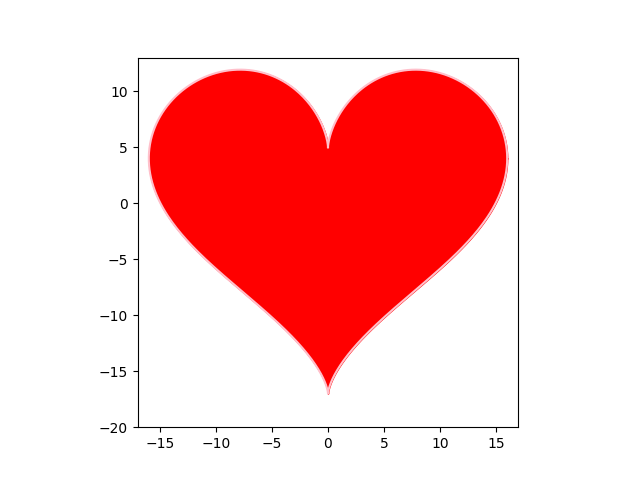
#> input picture img/Figure_1-1.png, 640 x 480 px
$ python hello_pil.py
#> lines starting #> are read from the running program, lines starting #| are printed output that depends on the picture
from PIL import Image, ImageFilter

im = Image.open("./img/Figure_1-1.png")
#> im is the input picture: PIL image 640x480 RGBA; mean R, G, B, A 253, 194.5, 194.6, 255

print(im.format, im.size, im.mode)
#| PNG (640, 480) RGBA
print(im.getextrema())
#| ((0, 255), (0, 255), (0, 255), (255, 255))
print(im.getpixel((200,120)))
#| (255, 0, 0, 255)

new_im = im.convert('L').rotate(90).filter(ImageFilter.GaussianBlur())
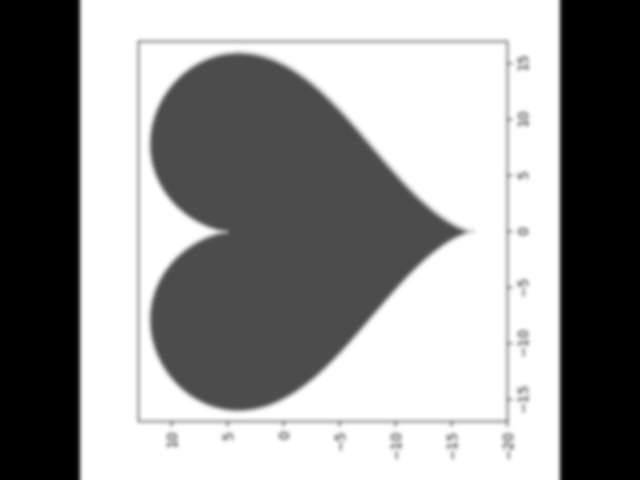
#> new_im: PIL image 640x480 L; min 0, max 255, mean 148.2
new_im.show()
new_im.save("./img/Figure_1-1_pillow.jpg",quality=95)
